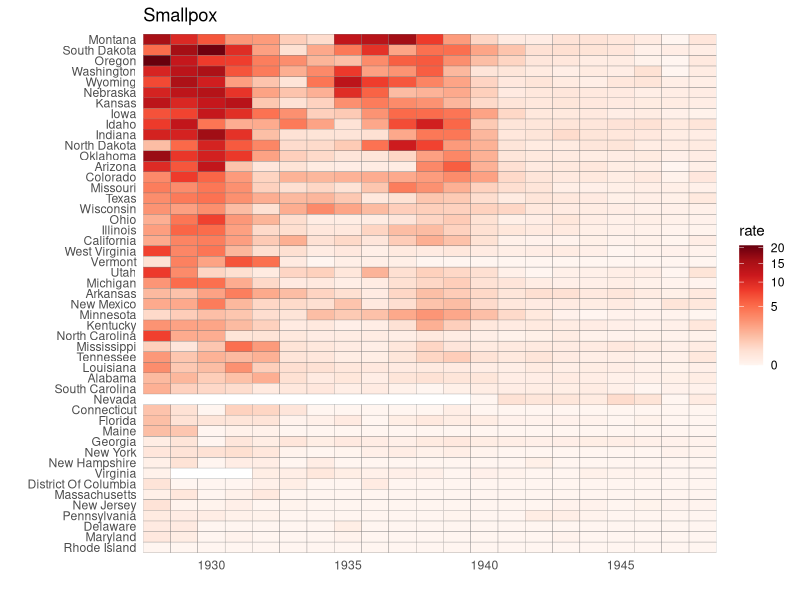

This chart was generated by the following R code:
library(dplyr)
library(ggplot2)
library(RColorBrewer)
library(dslabs)
data(us_contagious_diseases)

the_disease = "Smallpox"
dat <- us_contagious_diseases %>% 
  filter(!state%in%c("Hawaii","Alaska") & disease == the_disease &weeks_reporting>=10) %>% 
  mutate(rate = count / population * 10000) %>%
  mutate(state = reorder(state, rate))

dat %>% ggplot(aes(year, state, fill = rate)) + 
  geom_tile(color = "grey50") + 
  scale_x_continuous(expand=c(0,0)) + 
  scale_fill_gradientn(colors = brewer.pal(9, "Reds"), trans = "sqrt") + 
  theme_minimal() + 
  theme(panel.grid = element_blank()) + 
  ggtitle(the_disease) + 
  ylab("") + 
  xlab("")
